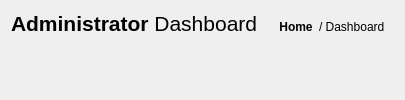
                   <widget class="QFrame" name="admin_dashboardLBframe">
                    <property name="styleSheet">
                     <string notr="true"/>
                    </property>
                    <property name="frameShape">
                     <enum>QFrame::Shape::NoFrame</enum>
                    </property>
                    <property name="frameShadow">
                     <enum>QFrame::Shadow::Raised</enum>
                    </property>
                    <layout class="QHBoxLayout" name="horizontalLayout_7">
                     <item alignment="Qt::AlignmentFlag::AlignLeft|Qt::AlignmentFlag::AlignTop">
                      <widget class="QFrame" name="frame_8">
                       <property name="frameShape">
                        <enum>QFrame::Shape::NoFrame</enum>
                       </property>
                       <property name="frameShadow">
                        <enum>QFrame::Shadow::Raised</enum>
                       </property>
                       <layout class="QVBoxLayout" name="verticalLayout_13">
                        <property name="spacing">
                         <number>0</number>
                        </property>
                        <property name="leftMargin">
                         <number>0</number>
                        </property>
                        <property name="topMargin">
                         <number>0</number>
                        </property>
                        <property name="rightMargin">
                         <number>0</number>
                        </property>
                        <property name="bottomMargin">
                         <number>0</number>
                        </property>
                        <item alignment="Qt::AlignmentFlag::AlignLeft|Qt::AlignmentFlag::AlignTop">
                         <widget class="QLabel" name="label_6">
                          <property name="text">
                           <string>&lt;html&gt;&lt;head/&gt;&lt;body&gt;&lt;p&gt;&lt;span style=&quot; font-size:16pt; font-weight:600;&quot;&gt;Administrator&lt;/span&gt;&lt;span style=&quot; font-size:16pt;&quot;&gt; Dashboard&lt;/span&gt;&lt;/p&gt;&lt;/body&gt;&lt;/html&gt;</string>
                          </property>
                         </widget>
                        </item>
                       </layout>
                      </widget>
                     </item>
                     <item>
                      <widget class="QFrame" name="frame_9">
                       <property name="sizePolicy">
                        <sizepolicy hsizetype="Expanding" vsizetype="Preferred">
                         <horstretch>0</horstretch>
                         <verstretch>0</verstretch>
                        </sizepolicy>
                       </property>
                       <property name="frameShape">
                        <enum>QFrame::Shape::NoFrame</enum>
                       </property>
                       <property name="frameShadow">
                        <enum>QFrame::Shadow::Raised</enum>
                       </property>
                      </widget>
                     </item>
                     <item alignment="Qt::AlignmentFlag::AlignRight|Qt::AlignmentFlag::AlignTop">
                      <widget class="QFrame" name="admin_home_btn_frame">
                       <property name="frameShape">
                        <enum>QFrame::Shape::NoFrame</enum>
                       </property>
                       <property name="frameShadow">
                        <enum>QFrame::Shadow::Raised</enum>
                       </property>
                       <layout class="QHBoxLayout" name="horizontalLayout_8">
                        <item>
                         <widget class="QPushButton" name="goHome_button">
                          <property name="font">
                           <font>
                            <bold>true</bold>
                           </font>
                          </property>
                          <property name="styleSheet">
                           <string notr="true">border:none;
background-color:none;</string>
                          </property>
                          <property name="text">
                           <string>Home</string>
                          </property>
                         </widget>
                        </item>
                        <item>
                         <widget class="QLabel" name="label_10">
                          <property name="text">
                           <string>&lt;html&gt;&lt;head/&gt;&lt;body&gt;&lt;p&gt;/ Dashboard&lt;/p&gt;&lt;/body&gt;&lt;/html&gt;</string>
                          </property>
                         </widget>
                        </item>
                       </layout>
                      </widget>
                     </item>
                    </layout>
                   </widget>
